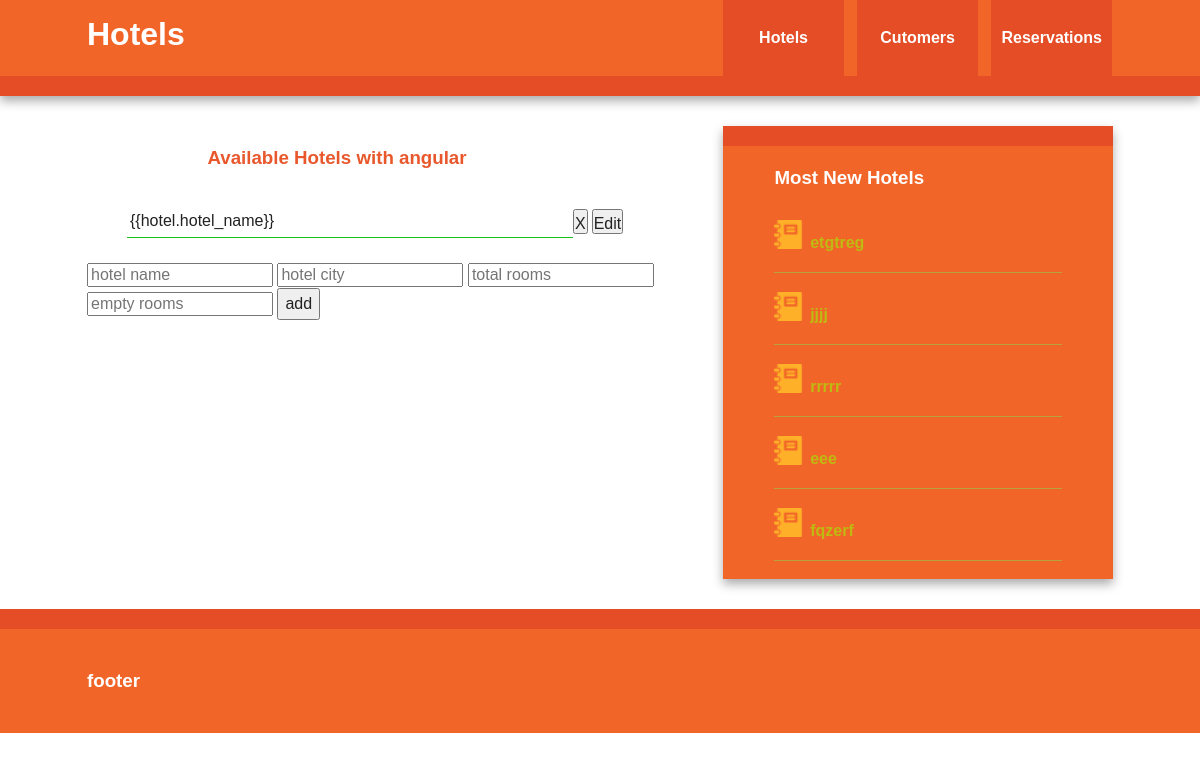
The page /reservation/allhotels on the database as committed earlier.
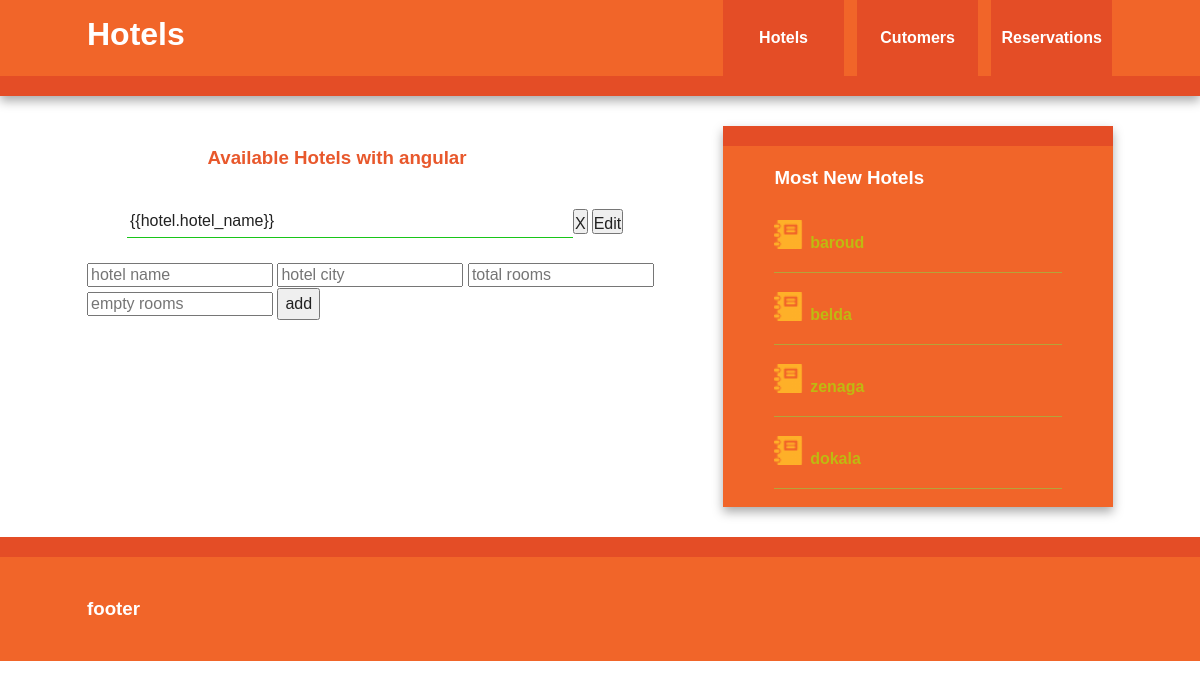
The same page on the database as committed later.
### reservation/models.py (models this page shows, shortened)
class Hotel(models.Model):
    hotel_name = models.CharField(max_length=50)
    hotel_city = models.CharField(max_length=50)
    total_rooms = models.IntegerField()
    empty_rooms = models.IntegerField()

### reservation/views.py (the view)
# urls.py: url(r'allhotels',AllHotels),
def AllHotels(request):
    return render(request,"reservation/hotels.html",{"hotels":Hotel.objects.all(),'recenthotels':Hotel.objects.filter().order_by("-id")[:5]})

### templates/reservation/hotels.html
{% extends 'base.html' %}
{% block title %}
Hotels
{% endblock %}
{% block content %}
<h3 style="color: rgb(232, 88, 44);width: 500px;text-align: center">Available Hotels with angular</h3>
{% verbatim %}
<div ng-controller="HotelReservation">
  <ul style="display:inline-block;">
    <div ng-repeat="hotel in hotels" style="width: 500px;">
      <div>
        <li style="padding: 3px;border-bottom: 0.5px solid rgb(24, 197, 24);width: 440px;float: left;list-style: none">{{hotel.hotel_name}}</li><button ng-click="delete_hotel(hotel.id)" style="padding:0px;margin:0px;margin-top: 3.5px;height: 25px;float: left;margin-right: 4px;">X</button><button ng-click="update_hotel(hotel.id,hotelname,hotelcity,totalrooms,emptyrooms)" style="padding:0px;margin:0px;margin-top: 3.5px;height: 25px;float: left;">Edit</button>
      </div>
    </div>
  </ul>
  <input type="text" placeholder="hotel name" ng-model="hotelname"/>
  <input type="text" placeholder="hotel city" ng-model="hotelcity"/>
  <input type="text" placeholder="total rooms" ng-model="totalrooms"/>
  <input type="text" placeholder="empty rooms" ng-model="emptyrooms"/>
  <button ng-click="add_new_hotel(hotelname,hotelcity,totalrooms,emptyrooms)">add</button>
</div>
{% endverbatim %}
{% endblock %}
{% block recent %}
<h3>Most New Hotels</h3>
{% for h in recenthotels %}
<div style="padding-top:5px;display:inline-block;border-bottom: 0.5px #b6a339 solid;width: 100%;">
  <img src="../../static/images/dossier.png"  style="padding: 0px;padding-top:6px;float: left;width: 10%;">
  <p style="float:left;padding-left: 7px;font-weight:bold;color:rgb(191,185,17);">{{h.hotel_name}}</p>
</div>
{% endfor %}
{% endblock %}

### templates/base.html (shortened to what this page needs)
{% load staticfiles %}
<!doctype html>
<html class="no-js" lang="">
    <head>
        <link rel="stylesheet" href="{% static 'css/normalize.min.css' %}">
        <link rel="stylesheet" href="{% static 'css/main.css' %}">
    </head>
    <body ng-app="hotelreservation.angapp">
        <div class="header-container">
            <header class="wrapper clearfix">
                <h1 class="title">
                    {% block title %}{% endblock %}
                </h1>
                <nav>
                    <ul>
                        <li><a href="/reservation/allhotels">Hotels</a></li>
                        <li><a href="/reservation/allcustomers">Cutomers</a></li>
                        <li><a href="/reservation/allreservations">Reservations</a></li>
                    </ul>
                </nav>
            </header>
        </div>
        <div class="main-container">
            <div class="main wrapper clearfix">
                <article>
                {% block content %}
                {% endblock %}
                </article>
                <aside>
                    {% block recent %}
                    {% endblock %}
                </aside>
            </div>
        </div>
        <div class="footer-container">
            <footer class="wrapper">
                <h3>footer</h3>
            </footer>
        </div>
    </body>
</html>

Rows that differ between the two databases and show on the page:
removed Hotel: hotel_name "etgtreg"
removed Hotel: hotel_name "jjjj"
removed Hotel: hotel_name "rrrrr"
removed Hotel: hotel_name "eee"
removed Hotel: hotel_name "fqzerf"
added Hotel: hotel_name "baroud"
added Hotel: hotel_name "belda"
added Hotel: hotel_name "zenaga"
added Hotel: hotel_name "dokala"
